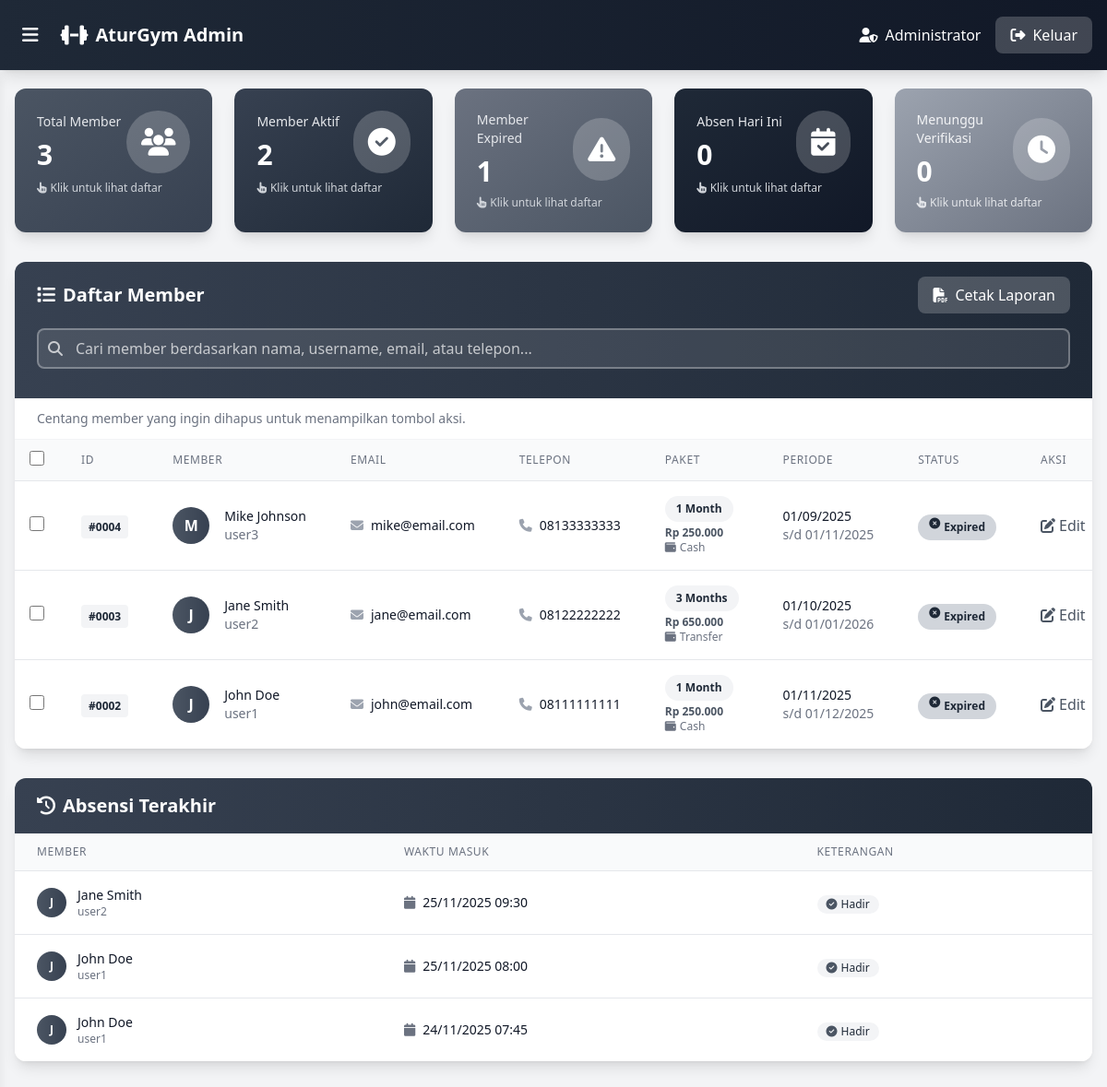
Page /admin/dashboard.php (signed in) on the committed database.
### tables this page shows
CREATE TABLE IF NOT EXISTS memberships (
    id INT AUTO_INCREMENT PRIMARY KEY,
    user_id INT NOT NULL,
    start_date DATE NOT NULL,
    end_date DATE NOT NULL,
    package_type ENUM('1_month', '3_months', '6_months', '12_months') NOT NULL,
    status ENUM('active', 'expired', 'pending') DEFAULT 'active',
    price DECIMAL(10,2) NOT NULL DEFAULT 0,
    payment_method VARCHAR(50),
    created_at TIMESTAMP DEFAULT CURRENT_TIMESTAMP,
    updated_at TIMESTAMP DEFAULT CURRENT_TIMESTAMP ON UPDATE CURRENT_TIMESTAMP,
    FOREIGN KEY (user_id) REFERENCES users(id) ON DELETE CASCADE
);

CREATE TABLE IF NOT EXISTS users (
    id INT AUTO_INCREMENT PRIMARY KEY,
    username VARCHAR(50) UNIQUE NOT NULL,
    password VARCHAR(255) NOT NULL,
    full_name VARCHAR(100) NOT NULL,
    email VARCHAR(100),
    phone VARCHAR(20),
    role ENUM('admin', 'user') DEFAULT 'user',
    created_at TIMESTAMP DEFAULT CURRENT_TIMESTAMP
);

CREATE TABLE IF NOT EXISTS attendance (
    id INT AUTO_INCREMENT PRIMARY KEY,
    user_id INT NOT NULL,
    check_in DATETIME NOT NULL,
    notes TEXT,
    created_by INT,
    FOREIGN KEY (user_id) REFERENCES users(id) ON DELETE CASCADE,
    FOREIGN KEY (created_by) REFERENCES users(id) ON DELETE SET NULL
);

### admin/dashboard.php (the view, shortened to what the rows shown need)
<?php
$koneksi = getConnection();
if (!function_exists('formatRupiah')) {
    function formatRupiah(float $jumlah): string {
        return 'Rp ' . number_format($jumlah, 0, ',', '.');
    }
}
$query_member = "
    SELECT u.id, u.username, u.full_name, u.email, u.phone,
           m.id as membership_id, m.start_date, m.end_date, m.package_type, m.status,
           m.price, m.payment_method,
           DATEDIFF(m.end_date, CURDATE()) as days_remaining
    FROM users u
    LEFT JOIN memberships m ON u.id = m.user_id
    WHERE u.role = 'user'
    ORDER BY u.id DESC
";
$daftar_member = $koneksi->query($query_member);
$query_absensi = "
    SELECT a.*, u.full_name, u.username
    FROM attendance a
    JOIN users u ON a.user_id = u.id
    ORDER BY a.check_in DESC
    LIMIT 10
";
$absensi_terakhir = $koneksi->query($query_absensi);
?>
<!DOCTYPE html>
<html lang="id">
<head>
    <script src="https://cdn.tailwindcss.com"></script>
    <link rel="stylesheet" href="https://cdnjs.cloudflare.com/ajax/libs/font-awesome/6.4.0/css/all.min.css">
</head>
<body class="bg-gray-100">
    <div id="mainContent" class="pt-16 transition-all duration-300">
        <div class="px-4 py-8">
        <div id="section-dashboard" class="content-section">
        <div class="bg-white rounded-xl shadow-lg overflow-hidden mb-8">
            <form method="POST" id="memberBulkForm">
                <div class="bg-gradient-to-r from-gray-700 to-gray-800 px-6 py-4">
                    <div class="flex flex-wrap items-center justify-between gap-4 mb-4">
                        <h2 class="text-xl font-bold text-white flex items-center"><i class="fas fa-list mr-2"></i>Daftar Member</h2>
                    </div>
                </div>
                <div class="overflow-x-auto">
                    <table class="min-w-full divide-y divide-gray-200">
                        <thead class="bg-gray-50">
                            <tr>
                                <th class="px-4 py-3 text-left text-xs font-medium text-gray-500 uppercase tracking-wider w-12">
                                    <input type="checkbox" id="selectAllMembers" class="h-4 w-4 text-gray-600 border-gray-300 rounded focus:ring-gray-500">
                                </th>
                                <th class="px-6 py-3 text-left text-xs font-medium text-gray-500 uppercase tracking-wider">ID</th>
                                <th class="px-6 py-3 text-left text-xs font-medium text-gray-500 uppercase tracking-wider">Member</th>
                                <th class="px-6 py-3 text-left text-xs font-medium text-gray-500 uppercase tracking-wider">Email</th>
                                <th class="px-6 py-3 text-left text-xs font-medium text-gray-500 uppercase tracking-wider">Telepon</th>
                                <th class="px-6 py-3 text-left text-xs font-medium text-gray-500 uppercase tracking-wider">Paket</th>
                                <th class="px-6 py-3 text-left text-xs font-medium text-gray-500 uppercase tracking-wider">Periode</th>
                                <th class="px-6 py-3 text-left text-xs font-medium text-gray-500 uppercase tracking-wider">Status</th>
                                <th class="px-6 py-3 text-left text-xs font-medium text-gray-500 uppercase tracking-wider">Aksi</th>
                            </tr>
                        </thead>
                        <tbody class="bg-white divide-y divide-gray-200" id="memberTableBody">
                            <?php while($member = $daftar_member->fetch_assoc()): ?>
                            <tr class="hover:bg-gray-50 transition member-row" data-name="<?php echo strtolower($member['full_name']); ?>" data-username="<?php echo strtolower($member['username']); ?>" data-email="<?php echo strtolower($member['email'] ?? ''); ?>" data-phone="<?php echo strtolower($member['phone'] ?? ''); ?>">
                                <td class="px-4 py-4">
                                    <input type="checkbox" name="selected_members[]" value="<?php echo $member['id']; ?>" class="member-checkbox h-4 w-4 text-gray-600 border-gray-300 rounded focus:ring-gray-500">
                                </td>
                                <td class="px-6 py-4 whitespace-nowrap">
                                    <span class="px-2 py-1 bg-gray-100 text-gray-800 text-xs font-semibold rounded">#<?php echo str_pad($member['id'], 4, '0', STR_PAD_LEFT); ?></span>
                                </td>
                                <td class="px-6 py-4 whitespace-nowrap">
                                    <div class="flex items-center">
                                        <div class="flex-shrink-0 h-10 w-10 bg-gradient-to-r from-gray-600 to-gray-700 rounded-full flex items-center justify-center text-white font-bold">
                                            <?php echo strtoupper(substr($member['full_name'], 0, 1)); ?>
                                        </div>
                                        <div class="ml-4">
                                            <div class="text-sm font-medium text-gray-900"><?php echo $member['full_name']; ?></div>
                                            <div class="text-sm text-gray-500"><?php echo $member['username']; ?></div>
                                        </div>
                                    </div>
                                </td>
                                <td class="px-6 py-4 whitespace-nowrap">
                                    <div class="text-sm text-gray-900">
                                        <?php if($member['email']): ?>
                                            <i class="fas fa-envelope text-gray-400 mr-2"></i><?php echo $member['email']; ?>
                                        <?php else: ?>
                                            <span class="text-gray-400">-</span>
                                        <?php endif; ?>
                                    </div>
                                </td>
                                <td class="px-6 py-4 whitespace-nowrap">
                                    <div class="text-sm text-gray-900">
                                        <?php if($member['phone']): ?>
                                            <i class="fas fa-phone text-gray-400 mr-2"></i><?php echo $member['phone']; ?>
                                        <?php else: ?>
                                            <span class="text-gray-400">-</span>
                                        <?php endif; ?>
                                    </div>
                                </td>
                                <td class="px-6 py-4 whitespace-nowrap">
                                    <?php if($member['package_type']): ?>
                                    <span class="px-3 py-1 inline-flex text-xs leading-5 font-semibold rounded-full bg-gray-100 text-gray-800">
                                        <?php echo str_replace('_', ' ', ucwords($member['package_type'], '_')); ?>
                                    </span>
                                    <?php if(!is_null($member['price']) && $member['price'] > 0): ?>
                                    <div class="text-xs text-gray-600 mt-1 font-semibold">
                                        <?php echo formatRupiah((float)$member['price']); ?>
                                    </div>
                                    <?php endif; ?>
                                    <?php if(!empty($member['payment_method'])): ?>
                                    <div class="text-xs text-gray-500">
                                        <i class="fas fa-wallet mr-1"></i><?php echo ucfirst($member['payment_method']); ?>
                                    </div>
                                    <?php endif; ?>
                                    <?php else: ?>
                                    <span class="text-gray-400">-</span>
                                    <?php endif; ?>
                                </td>
                                <td class="px-6 py-4 whitespace-nowrap">
                                    <?php if($member['start_date']): ?>
                                    <div class="text-sm text-gray-900"><?php echo date('d/m/Y', strtotime($member['start_date'])); ?></div>
                                    <div class="text-sm text-gray-500">s/d <?php echo date('d/m/Y', strtotime($member['end_date'])); ?></div>
                                    <?php else: ?>
                                    <span class="text-gray-400">-</span>
                                    <?php endif; ?>
                                </td>
                                <td class="px-6 py-4 whitespace-nowrap">
                                    <?php if($member['end_date']): ?>
                                        <?php if(strtotime($member['end_date']) >= strtotime(date('Y-m-d'))): ?>
                                        <span class="px-3 py-1 inline-flex text-xs leading-5 font-semibold rounded-full bg-gray-700 text-white">
                                            <i class="fas fa-check-circle mr-1"></i>Aktif
                                        </span>
                                        <?php else: ?>
                                        <span class="px-3 py-1 inline-flex text-xs leading-5 font-semibold rounded-full bg-gray-300 text-gray-800">
                                            <i class="fas fa-times-circle mr-1"></i>Expired
                                        </span>
                                        <?php endif; ?>
                                    <?php else: ?>
                                    <span class="px-3 py-1 inline-flex text-xs leading-5 font-semibold rounded-full bg-gray-100 text-gray-800">
                                        No Membership
                                    </span>
                                    <?php endif; ?>
                                </td>
                                <td class="px-6 py-4 whitespace-nowrap">
                                    <button type="button" onclick="openEditModal(<?php echo $member['id']; ?>, '<?php echo htmlspecialchars($member['full_name'], ENT_QUOTES); ?>', '<?php echo htmlspecialchars($member['email'] ?? '', ENT_QUOTES); ?>', '<?php echo htmlspecialchars($member['phone'] ?? '', ENT_QUOTES); ?>')" class="text-gray-600 hover:text-gray-900 transition">
                                        <i class="fas fa-edit mr-1"></i>Edit
                                    </button>
                                </td>
                            </tr>
                            <?php endwhile; ?>
                        </tbody>
                    </table>
                </div>
            </form>
        </div>
        <div class="bg-white rounded-xl shadow-lg overflow-hidden mt-8" id="dashboard-attendance">
            <div class="bg-gradient-to-r from-gray-700 to-gray-800 px-6 py-4">
                <h2 class="text-xl font-bold text-white"><i class="fas fa-history mr-2"></i>Absensi Terakhir</h2>
            </div>
            <div class="overflow-x-auto">
                <table class="min-w-full divide-y divide-gray-200">
                    <thead class="bg-gray-50">
                        <tr>
                            <th class="px-6 py-3 text-left text-xs font-medium text-gray-500 uppercase tracking-wider">Member</th>
                            <th class="px-6 py-3 text-left text-xs font-medium text-gray-500 uppercase tracking-wider">Waktu Masuk</th>
                            <th class="px-6 py-3 text-left text-xs font-medium text-gray-500 uppercase tracking-wider">Keterangan</th>
                        </tr>
                    </thead>
                    <tbody class="bg-white divide-y divide-gray-200">
                        <?php while($absensi = $absensi_terakhir->fetch_assoc()): ?>
                        <tr class="hover:bg-gray-50 transition">
                            <td class="px-6 py-4 whitespace-nowrap">
                                <div class="flex items-center">
                                    <div class="flex-shrink-0 h-8 w-8 bg-gradient-to-r from-gray-600 to-gray-700 rounded-full flex items-center justify-center text-white text-xs font-bold">
                                        <?php echo strtoupper(substr($absensi['full_name'], 0, 1)); ?>
                                    </div>
                                    <div class="ml-3">
                                        <div class="text-sm font-medium text-gray-900"><?php echo $absensi['full_name']; ?></div>
                                        <div class="text-xs text-gray-500"><?php echo $absensi['username']; ?></div>
                                    </div>
                                </div>
                            </td>
                            <td class="px-6 py-4 whitespace-nowrap">
                                <div class="text-sm text-gray-900">
                                    <i class="fas fa-calendar mr-2 text-gray-500"></i><?php echo date('d/m/Y H:i', strtotime($absensi['check_in'])); ?>
                                </div>
                            </td>
                            <td class="px-6 py-4">
                                <span class="inline-flex items-center px-2.5 py-0.5 rounded-full text-xs font-medium bg-gray-100 text-gray-800">
                                    <i class="fas fa-check-circle mr-1 text-gray-600"></i>Hadir
                                </span>
                            </td>
                        </tr>
                        <?php endwhile; ?>
                    </tbody>
                </table>
            </div>
        </div>
        </div>
    </div>
    </div>
</body>
</html>

### rows in the picture
memberships: user "0004", user.full_name "M", user.full_name "Mike Johnson", user.username "user3", user.email "mike@email.com", user.phone "08133333333", package_type "1 Month", price "Rp 250.000", payment_method "Cash", start_date "01/09/2025", end_date "01/11/2025", shows "Expired"
memberships: user "0003", user.full_name "J", user.full_name "Jane Smith", user.username "user2", user.email "jane@email.com", user.phone "08122222222", package_type "3 Months", price "Rp 650.000", payment_method "Transfer", start_date "01/10/2025", end_date "01/01/2026", shows "Expired"
memberships: user "0002", user.full_name "J", user.full_name "John Doe", user.username "user1", user.email "john@email.com", user.phone "08111111111", package_type "1 Month", price "Rp 250.000", payment_method "Cash", start_date "01/11/2025", end_date "01/12/2025", shows "Expired"
attendance: user.full_name "J", user.full_name "Jane Smith", user.username "user2", check_in "25/11/2025 09:30"
attendance: user.full_name "J", user.full_name "John Doe", user.username "user1", check_in "25/11/2025 08:00"
attendance: user.full_name "J", user.full_name "John Doe", user.username "user1", check_in "24/11/2025 07:45"

### other values in the picture
$_SESSION['nama_lengkap'] "Administrator"
$statistik['total_member'] "3"
$statistik['membership_aktif'] "2"
$statistik['membership_expired'] "1"
$statistik['absensi_hari_ini'] "0"
$statistik['pembayaran_pending'] "0"
